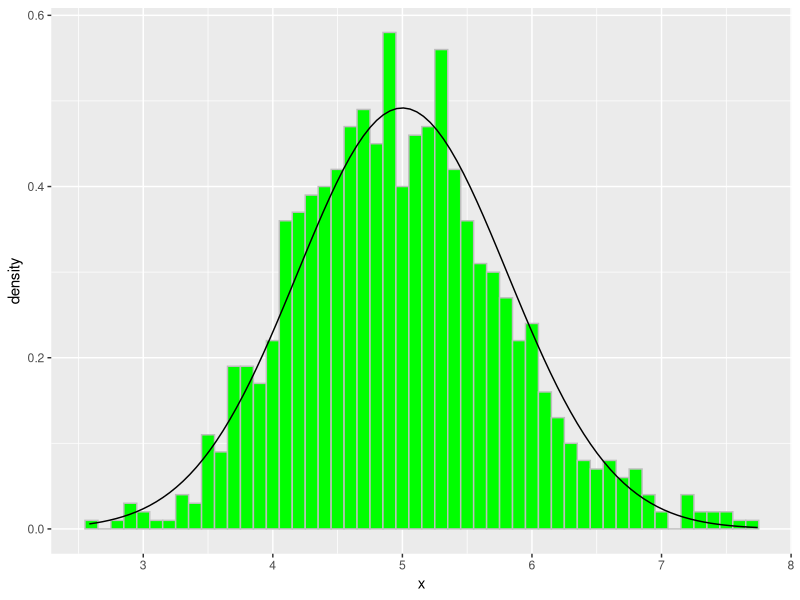

This chart was generated by the following R code:
## ---- chunk 1
lambda = 0.2
n = 40
nSim = 1:1000
set.seed(200)
Means <- data.frame(x = sapply(nSim, function(x) {
    mean(rexp(n, lambda))
}))
## ---- chunk 2
s_mean<-mean(Means$x)
s_mean
t_mean<-(1/lambda)
t_mean
## ---- chunk 3
s_var<-var(Means$x)
s_var
t_var<-((1/lambda)/sqrt(n))^2
t_var
## ---- chunk 4
library(ggplot2)
ggplot(data=Means,aes(x=x))+geom_histogram(aes(y=..density..),fill="green",binwidth=0.1,color="grey")+stat_function(fun=dnorm,args=list(mean=5,sd=sd(Means$x)))
